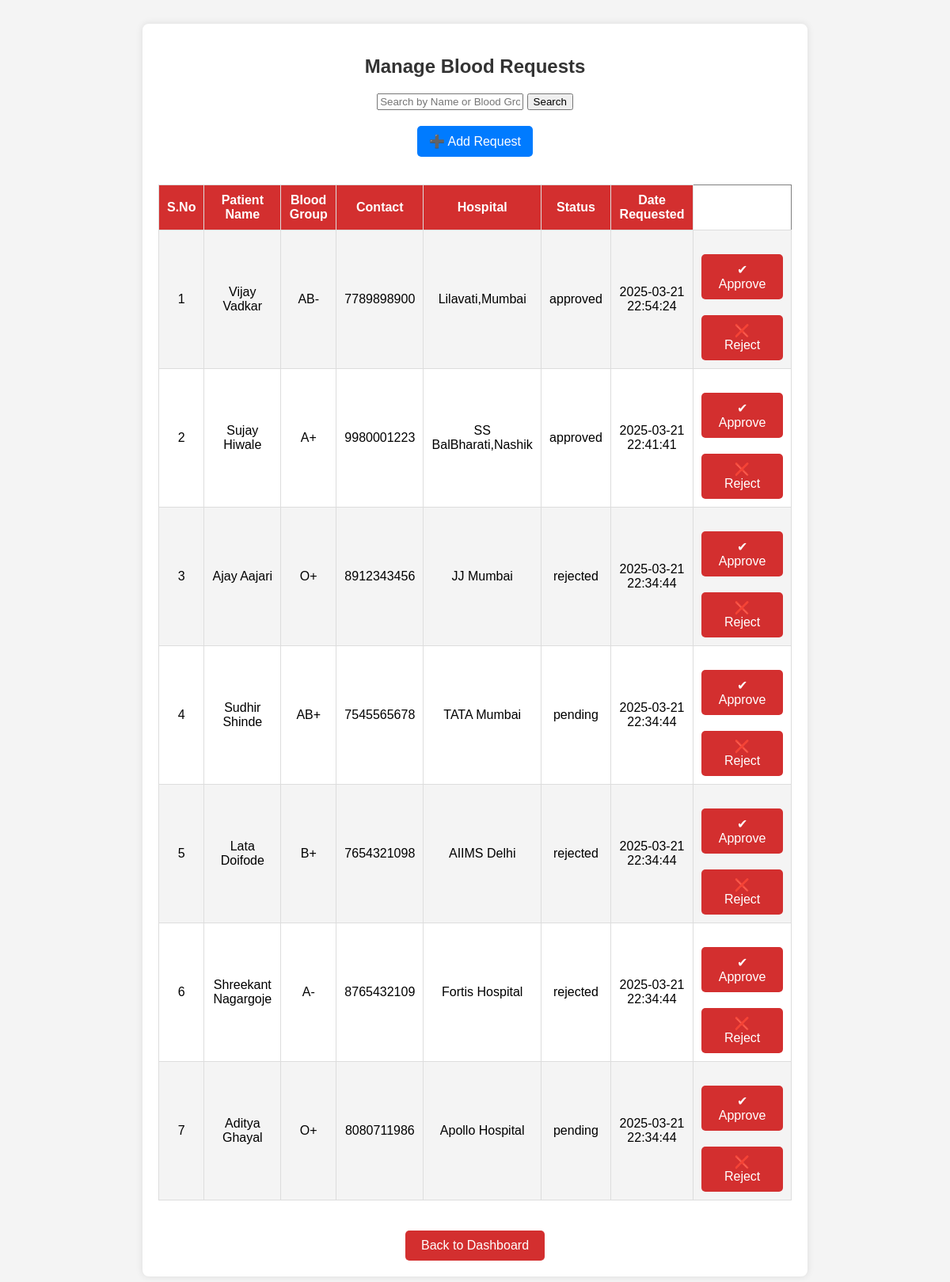
The page /admin/manage_requests.php (signed in) on the database its author committed.
### tables this page shows
CREATE TABLE `blood_requests` (
  `id` int(11) NOT NULL,
  `patient_name` varchar(100) NOT NULL,
  `blood_group` varchar(5) NOT NULL,
  `contact` varchar(15) NOT NULL,
  `hospital` varchar(255) NOT NULL,
  `status` enum('pending','approved','rejected') DEFAULT 'pending',
  `date_requested` timestamp NOT NULL DEFAULT current_timestamp()
);

### admin/manage_requests.php (the view, shortened to what this page needs)
<?php
include("../db_connect.php");
if (isset($_GET['search'])) {
    $search = $_GET['search'];
    $query = "SELECT * FROM blood_requests WHERE patient_name LIKE '%$search%' OR blood_group LIKE '%$search%' ORDER BY id DESC";
} else {
    $query = "SELECT * FROM blood_requests ORDER BY id DESC";
}
$result = mysqli_query($conn, $query);
?>
<!DOCTYPE html>
<html lang="en">
<head>
    <link rel="stylesheet" href="admin_style.css">
</head>
<body>
    <div class="container">
        <h2>Manage Blood Requests</h2>
        <form method="GET">
    <input type="text" name="search" placeholder="Search by Name or Blood Group">
    <button type="submit">Search</button>
</form>
        <a href="add_request.php" class="add-button">➕ Add Request</a>
        <table border="1">
            <tr>
                <th>S.No</th>
                <th>Patient Name</th>
                <th>Blood Group</th>
                <th>Contact</th>
                <th>Hospital</th>
                <th>Status</th>
                <th>Date Requested</th>
            </tr>
            <?php
$serial = 1;
while ($row = mysqli_fetch_assoc($result)) {
    echo "<tr>
        <td>{$serial}</td>
        <td>{$row['patient_name']}</td>
        <td>{$row['blood_group']}</td>
        <td>{$row['contact']}</td>
        <td>{$row['hospital']}</td>
        <td>{$row['status']}</td>
        <td>{$row['date_requested']}</td>
        <td>
            <a href='update_request.php?id={$row['id']}&status=approved' class='approve-btn'>✔ Approve</a>
            <a href='update_request.php?id={$row['id']}&status=rejected' class='reject-btn'>❌ Reject</a>
        </td>
    </tr>";
    $serial++;
}
?>
        </table>
        <br>
        <a href="admin_dashboard.php">Back to Dashboard</a>
    </div>
</body>
</html>

### admin/admin_style.css (style rules this page uses)
body { font-family: Arial, sans-serif; background-color: #f4f4f4; text-align: center; margin: 0; padding: 0; }
h2 { color: #d32f2f; }
.container { max-width: 800px; margin: auto; text-align: center; }
table { width: 100%; border-collapse: collapse; margin-top: 20px; }
th, td { padding: 10px; border: 1px solid #ddd; text-align: center; }
th { background: #d32f2f; color: white; }
tr:nth-child(even) { background: #f4f4f4; }
a { display: inline-block; margin-top: 20px; padding: 10px 20px; background: #d32f2f; color: white; text-decoration: none; border-radius: 5px; }
.add-button { display: inline-block; margin-bottom: 15px; padding: 10px 15px; background: #007bff; color: white; text-decoration: none; border-radius: 5px; }
body { font-family: Arial, sans-serif; background-color: #f4f4f4; margin: 0; padding: 0; }
.container { width: 80%; margin: 30px auto; background: white; padding: 20px; border-radius: 8px; box-shadow: 0px 0px 10px rgba(0, 0, 0, 0.1); }
h2 { text-align: center; color: #333; }
th, td { padding: 10px; text-align: center; border-bottom: 1px solid #ddd; }

### rows shown on the page
blood_requests: patient_name "Vijay Vadkar", blood_group "AB-", contact "7789898900", hospital "Lilavati,Mumbai", status "approved", date_requested "2025-03-21 22:54:24"
blood_requests: patient_name "Sujay Hiwale", blood_group "A+", contact "9980001223", hospital "SS BalBharati,Nashik", status "approved", date_requested "2025-03-21 22:41:41"
blood_requests: patient_name "Ajay Aajari", blood_group "O+", contact "8912343456", hospital "JJ Mumbai", status "rejected", date_requested "2025-03-21 22:34:44"
blood_requests: patient_name "Sudhir Shinde", blood_group "AB+", contact "7545565678", hospital "TATA Mumbai", status "pending", date_requested "2025-03-21 22:34:44"
blood_requests: patient_name "Lata Doifode", blood_group "B+", contact "7654321098", hospital "AIIMS Delhi", status "rejected", date_requested "2025-03-21 22:34:44"
blood_requests: patient_name "Shreekant Nagargoje", blood_group "A-", contact "8765432109", hospital "Fortis Hospital", status "rejected", date_requested "2025-03-21 22:34:44"
blood_requests: patient_name "Aditya Ghayal", blood_group "O+", contact "8080711986", hospital "Apollo Hospital", status "pending", date_requested "2025-03-21 22:34:44"
